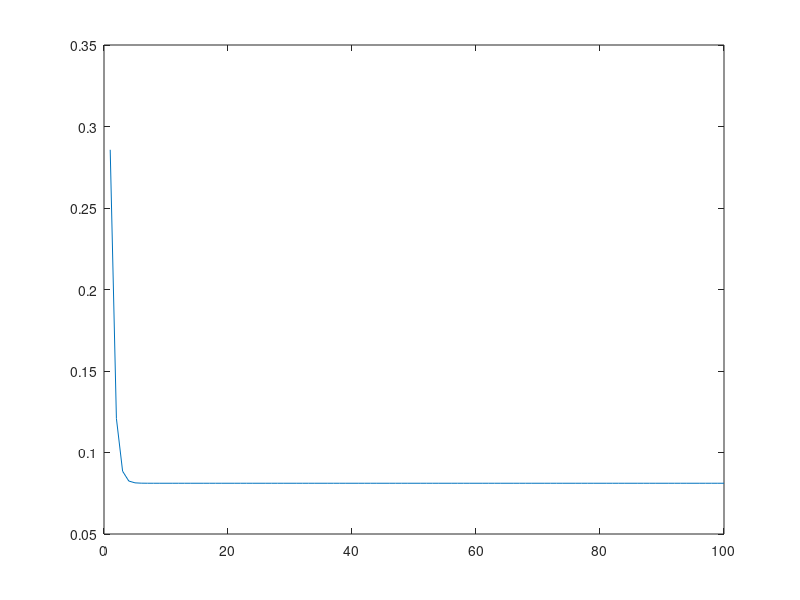

MATLAB code for this plot:
f4_iter= @(x) ( ...
    8 .* (x.^4) + 4 .* (x.^3) - 6 .* (x.^2) - x + 1 ...
) ./ ( ...
    3 .* (8 .* (x.^3) + 12.*(x.^2) - 18.*x + 5 ) ...
);


xk = 1;
x = zeros(1, 100);

for i=1:100
   xk = f4_iter(xk);
   x(i) = xk;
end

figure;
plot(x);
